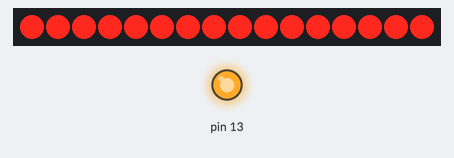
Simulated run of this sketch. Board: Arduino Mega 2560, built with avr-gcc and run on an emulated ATmega2560. Shown: 16 shift-register outputs drawn as a row of LEDs (first output left, lit = HIGH), output pins drawn as LEDs (lit = HIGH). Wiring (inferred from the names in the program): 2 × shift register (74HC595): data pin 23; shift clock pin 21; latch pin 22. Wiring (inferred from the signals the program sends): row of LEDs: on Q0, Q1, Q2, Q3, Q4, Q5, Q6, Q7, Q8, Q9, Q10, Q11, Q12, Q13, Q14, Q15. Pins used as bus, display or sensor lines are not drawn.

Above: at 0.1 s.
Timing chart, 0 to 1.6 s (numbered marks = the images above):
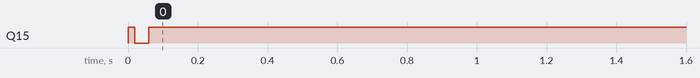

Measured:
- by itself, Q15: LOW → HIGH at 0.00 s, → LOW 0.02 s later, → HIGH 0.04 s later

The sketch:

ShiftRegisterTest.ino
```cpp
#define SData 23
#define SLatch 22
#define SClock 21

void setup() {
  pinMode(SData, OUTPUT);
  pinMode(SLatch, OUTPUT);
  pinMode(SClock, OUTPUT);
  digitalWrite(SData, LOW);
  digitalWrite(SLatch, LOW);
  digitalWrite(SClock, LOW);
  pinMode(13, OUTPUT);
  digitalWrite(13, HIGH);
}

void loop() {
  for (uint8_t row = 0; row < 16; ++row)
  {

    multiplex(row);
    delay(1);
}


}

void multiplex(uint8_t row)
{
  digitalWrite(SLatch, LOW); // Latch Low
  uint16_t value = 1 << row;
  ShiftOut(value);
  ShiftOut(value >> 8);
  digitalWrite(SLatch, HIGH); // Latch High
}

void ShiftOut(uint8_t myDataOut)
{
  // This shifts 8 bits out lngMsLoopstartB first,
  // on the rising edge of the clock,
  // clock idles low
  // internal function setup
  // clear everything out just in case to
  // prepare shift register for bit shifting
  digitalWrite(SData, LOW); // Data aus
  digitalWrite(SClock, LOW); // Clock aus
  // for each bit in the uint8_t myDataOutï
  // NOTICE THAT WE ARE COUNTING DOWN in our for loop
  // This means that %00000001 or "1" will go through such
  // that it will be pin Q0 that lights.
  for (uint8_t i = 0; i <= 7; i++)
  {
    digitalWrite(SClock, LOW); // Clock aus
    // if the value passed to myDataOut and a bitmask result
    // true then... so if we are at i=6 and our value is
    // %11010100 it would the code compares it to %01000000
    // and proceeds to set pinState to 1.
    if (myDataOut & (1 << i))
    {
      digitalWrite(SData, HIGH); // Data an
    }
    else
    {
      digitalWrite(SData, LOW); // Data aus
    }
    delayMicroseconds(1);
    // register shifts bits on upstroke of clock pin
    digitalWrite(SClock, HIGH); // Clock an
    delayMicroseconds(1);
    digitalWrite(SClock, LOW); // Clock aus
    // zero the data pin after shift to prevent bleed through
    digitalWrite(SData, LOW); // Data aus
  }
}
```
